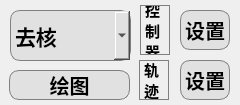
     <widget class="QFrame" name="frame_2">
      <property name="geometry">
       <rect>
        <x>10</x>
        <y>550</y>
        <width>240</width>
        <height>105</height>
       </rect>
      </property>
      <property name="frameShape">
       <enum>QFrame::NoFrame</enum>
      </property>
      <widget class="QPushButton" name="BTN_CFG_CONTROL_PARAS">
       <property name="geometry">
        <rect>
         <x>180</x>
         <y>10</y>
         <width>50</width>
         <height>40</height>
        </rect>
       </property>
       <property name="font">
        <font>
         <family>华文楷体</family>
         <pointsize>15</pointsize>
         <italic>false</italic>
         <bold>true</bold>
        </font>
       </property>
       <property name="cursor">
        <cursorShape>OpenHandCursor</cursorShape>
       </property>
       <property name="focusPolicy">
        <enum>Qt::NoFocus</enum>
       </property>
       <property name="styleSheet">
        <string notr="true">border: 1px solid gray;
border-radius: 10px;
background-color: rgb(225, 225, 225);
font-family: 华文楷体;
font-size: 15pt;
color: black;
font: bold;</string>
       </property>
       <property name="text">
        <string>设置</string>
       </property>
      </widget>
      <widget class="QLabel" name="label_45">
       <property name="geometry">
        <rect>
         <x>140</x>
         <y>5</y>
         <width>30</width>
         <height>50</height>
        </rect>
       </property>
       <property name="font">
        <font>
         <family>华文楷体</family>
         <pointsize>11</pointsize>
         <italic>false</italic>
         <bold>true</bold>
        </font>
       </property>
       <property name="cursor">
        <cursorShape>ArrowCursor</cursorShape>
       </property>
       <property name="layoutDirection">
        <enum>Qt::LeftToRight</enum>
       </property>
       <property name="styleSheet">
        <string notr="true">border: 1px solid gray;
font-family: 华文楷体;
color: black;</string>
       </property>
       <property name="text">
        <string>控
制
器</string>
       </property>
      </widget>
      <widget class="QComboBox" name="CMB_CONTROLLER_LIST">
       <property name="geometry">
        <rect>
         <x>10</x>
         <y>10</y>
         <width>121</width>
         <height>51</height>
        </rect>
       </property>
       <property name="font">
        <font>
         <family>华文楷体</family>
         <pointsize>16</pointsize>
         <italic>false</italic>
         <bold>true</bold>
        </font>
       </property>
       <property name="focusPolicy">
        <enum>Qt::NoFocus</enum>
       </property>
       <property name="contextMenuPolicy">
        <enum>Qt::NoContextMenu</enum>
       </property>
       <property name="layoutDirection">
        <enum>Qt::LeftToRight</enum>
       </property>
       <property name="autoFillBackground">
        <bool>false</bool>
       </property>
       <property name="styleSheet">
        <string notr="true">QComboBox{
border: 1px solid gray;
border-radius: 10px;
background-color: rgb(225, 225, 225);
font-family: 华文楷体;
color: black;
font: bold;
}</string>
       </property>
       <property name="editable">
        <bool>false</bool>
       </property>
       <property name="currentText">
        <string>去核</string>
       </property>
       <property name="maxCount">
        <number>99</number>
       </property>
       <property name="minimumContentsLength">
        <number>0</number>
       </property>
       <property name="frame">
        <bool>false</bool>
       </property>
       <item>
        <property name="text">
         <string>去核</string>
        </property>
       </item>
       <item>
        <property name="text">
         <string>去核气压</string>
        </property>
       </item>
       <item>
        <property name="text">
         <string>注射液面</string>
        </property>
       </item>
       <item>
        <property name="text">
         <string>吸持压</string>
        </property>
       </item>
       <item>
        <property name="text">
         <string>注射压</string>
        </property>
       </item>
       <item>
        <property name="text">
         <string>吸持伺服</string>
        </property>
       </item>
       <item>
        <property name="text">
         <string>注射伺服</string>
        </property>
       </item>
      </widget>
      <widget class="QLabel" name="label_46">
       <property name="geometry">
        <rect>
         <x>139</x>
         <y>60</y>
         <width>30</width>
         <height>40</height>
        </rect>
       </property>
       <property name="font">
        <font>
         <family>华文楷体</family>
         <pointsize>11</pointsize>
         <italic>false</italic>
         <bold>true</bold>
        </font>
       </property>
       <property name="cursor">
        <cursorShape>ArrowCursor</cursorShape>
       </property>
       <property name="layoutDirection">
        <enum>Qt::LeftToRight</enum>
       </property>
       <property name="styleSheet">
        <string notr="true">border: 1px solid gray;
font-family: 华文楷体;
color: black;</string>
       </property>
       <property name="text">
        <string>轨
迹</string>
       </property>
      </widget>
      <widget class="QPushButton" name="BTN_CFG_TRAJ_PARAS">
       <property name="geometry">
        <rect>
         <x>180</x>
         <y>60</y>
         <width>50</width>
         <height>40</height>
        </rect>
       </property>
       <property name="font">
        <font>
         <family>华文楷体</family>
         <pointsize>15</pointsize>
         <italic>false</italic>
         <bold>true</bold>
        </font>
       </property>
       <property name="cursor">
        <cursorShape>OpenHandCursor</cursorShape>
       </property>
       <property name="focusPolicy">
        <enum>Qt::NoFocus</enum>
       </property>
       <property name="styleSheet">
        <string notr="true">border: 1px solid gray;
border-radius: 10px;
background-color: rgb(225, 225, 225);
font-family: 华文楷体;
font-size: 15pt;
color: black;
font: bold;</string>
       </property>
       <property name="text">
        <string>设置</string>
       </property>
      </widget>
      <widget class="QPushButton" name="BTN_DRAW">
       <property name="geometry">
        <rect>
         <x>9</x>
         <y>70</y>
         <width>121</width>
         <height>30</height>
        </rect>
       </property>
       <property name="font">
        <font>
         <family>华文楷体</family>
         <pointsize>15</pointsize>
         <italic>false</italic>
         <bold>true</bold>
        </font>
       </property>
       <property name="cursor">
        <cursorShape>OpenHandCursor</cursorShape>
       </property>
       <property name="focusPolicy">
        <enum>Qt::NoFocus</enum>
       </property>
       <property name="styleSheet">
        <string notr="true">QPushButton {
	border: 1px solid gray;
	border-radius: 10px;
    background-color: rgb(225, 225, 225);
	font-family: 华文楷体;
	font-size: 15pt;
	color: black;
	font: bold;
}</string>
       </property>
       <property name="text">
        <string>绘图</string>
       </property>
       <property name="checkable">
        <bool>true</bool>
       </property>
       <property name="checked">
        <bool>false</bool>
       </property>
      </widget>
     </widget>
